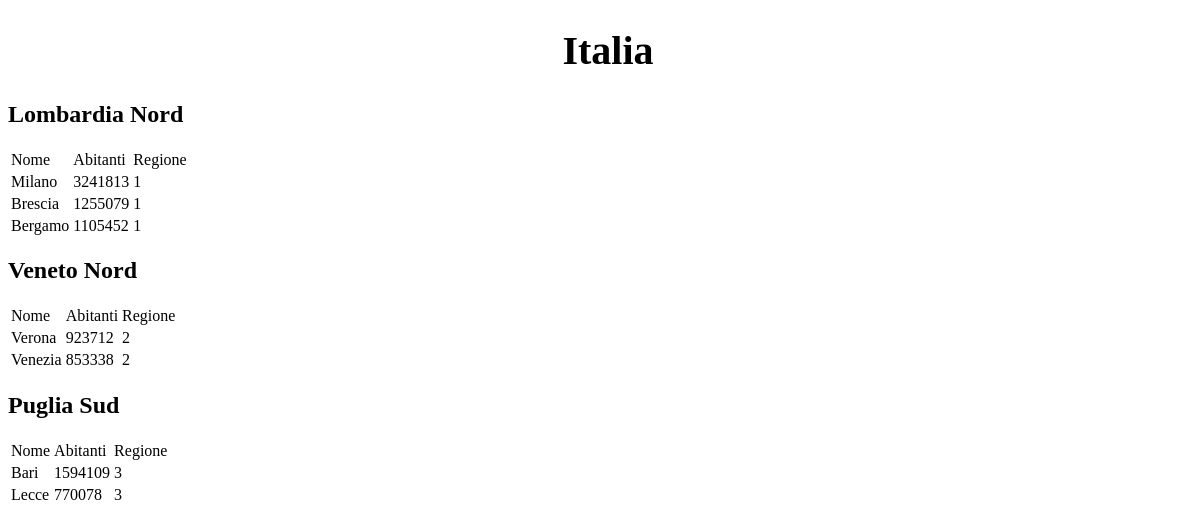
Page /italia/index.php on the committed database.
### tables this page shows
CREATE TABLE `regioni` (
  `id` int(11) NOT NULL,
  `nome` varchar(20) DEFAULT NULL,
  `zona` varchar(20) DEFAULT NULL
);

CREATE TABLE `citta` (
  `id` int(11) NOT NULL,
  `nome` varchar(20) DEFAULT NULL,
  `abitanti` int(11) DEFAULT NULL,
  `fkRegione` int(11) DEFAULT NULL
);

### italia/index.php (the view, shortened to what this page needs)
<!DOCTYPE html>
<html lang="en">
<head>
    <link rel="stylesheet" href="style.css">
</head>
<body>
    <h1>Italia</h1>
    <?php
        $mydb = new mysqli(SERVER, UTENTE, PASSWORD, DATABASE);
            $query1 = "SELECT id, nome, zona FROM regioni";
			$risultato1 = $mydb->query($query1);
            if($risultato1->num_rows > 0){
				while($regioni = $risultato1->fetch_assoc()){
					echo "<h2>".$regioni["nome"]." ".$regioni["zona"]."</h3>";
					$query2="SELECT nome, abitanti, fkRegione
							FROM citta
							WHERE fkRegione = ".$regioni["id"];
					$risultato2 = $mydb->query($query2);
					if($risultato2->num_rows > 0){
						echo "<table>";
						echo "<tr><td>Nome</td><td>Abitanti</td><td>Regione</td></tr>";
						while($citta = $risultato2->fetch_assoc()){
							echo "<tr>";
							echo "<td>".$citta["nome"]."</td>";
							echo "<td>".$citta["abitanti"]."</td>";
							echo "<td>".$citta["fkRegione"]."</td>";
							echo "</tr>";
						}
						echo "</table>";
					}
				}
			}
			else{
				echo "<p>Non ci sono cose nel database.</p>";
			}
    ?>
</body>
</html>

### Tennis(no daisyui)/style.css (style rules this page uses)
html, body { height: 100%; width: 100%; padding: 0; }
h1 { text-align: center; font-family: Poppins; font-size: 40px; }

### rows in the picture
regioni: nome "Lombardia", zona "Nord"
citta: nome "Milano", abitanti "3241813", fkRegione "1"
citta: nome "Brescia", abitanti "1255079", fkRegione "1"
citta: nome "Bergamo", abitanti "1105452", fkRegione "1"
regioni: nome "Veneto", zona "Nord"
citta: nome "Verona", abitanti "923712", fkRegione "2"
citta: nome "Venezia", abitanti "853338", fkRegione "2"
regioni: nome "Puglia", zona "Sud"
citta: nome "Bari", abitanti "1594109", fkRegione "3"
citta: nome "Lecce", abitanti "770078", fkRegione "3"
